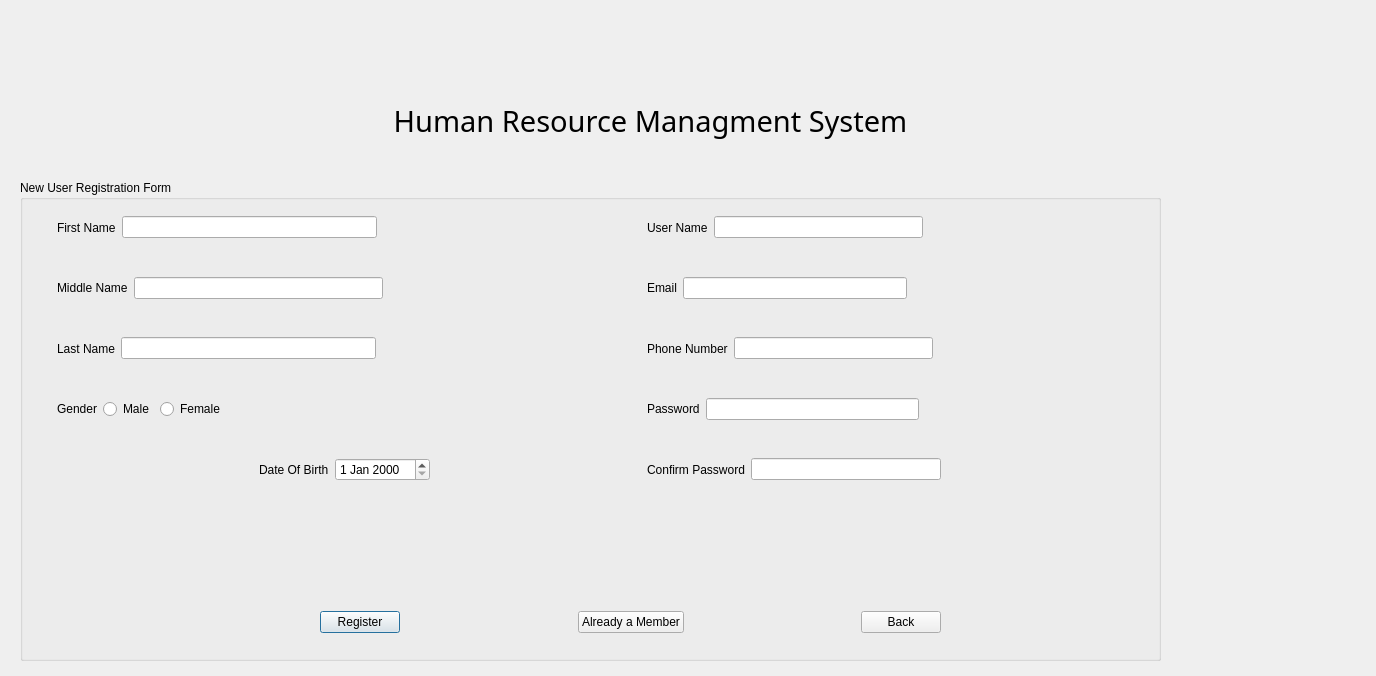
<?xml version="1.0" encoding="UTF-8"?>
<ui version="4.0">
 <class>Dialog</class>
 <widget class="QDialog" name="Dialog">
  <property name="geometry">
   <rect>
    <x>0</x>
    <y>0</y>
    <width>1376</width>
    <height>676</height>
   </rect>
  </property>
  <property name="windowTitle">
   <string>Dialog</string>
  </property>
  <widget class="QLabel" name="label">
   <property name="geometry">
    <rect>
     <x>360</x>
     <y>80</y>
     <width>581</width>
     <height>81</height>
    </rect>
   </property>
   <property name="font">
    <font>
     <family>Ravie</family>
     <pointsize>22</pointsize>
    </font>
   </property>
   <property name="text">
    <string>Human Resource Managment System</string>
   </property>
   <property name="alignment">
    <set>Qt::AlignCenter</set>
   </property>
   <property name="wordWrap">
    <bool>true</bool>
   </property>
  </widget>
  <widget class="QGroupBox" name="groupBox">
   <property name="geometry">
    <rect>
     <x>20</x>
     <y>180</y>
     <width>1141</width>
     <height>481</height>
    </rect>
   </property>
   <property name="title">
    <string>New User Registration Form</string>
   </property>
   <widget class="QWidget" name="layoutWidget_2">
    <property name="geometry">
     <rect>
      <x>610</x>
      <y>20</y>
      <width>501</width>
      <height>351</height>
     </rect>
    </property>
    <layout class="QVBoxLayout" name="verticalLayout_6">
     <item>
      <layout class="QHBoxLayout" name="horizontalLayout_6">
       <item>
        <spacer name="verticalSpacer_7">
         <property name="orientation">
          <enum>Qt::Vertical</enum>
         </property>
         <property name="sizeHint" stdset="0">
          <size>
           <width>17</width>
           <height>31</height>
          </size>
         </property>
        </spacer>
       </item>
       <item>
        <widget class="QLabel" name="label_8">
         <property name="text">
          <string>User Name</string>
         </property>
         <property name="buddy">
          <cstring>lineEdit_un</cstring>
         </property>
        </widget>
       </item>
       <item>
        <widget class="QLineEdit" name="lineEdit_un"/>
       </item>
       <item>
        <spacer name="horizontalSpacer">
         <property name="orientation">
          <enum>Qt::Horizontal</enum>
         </property>
         <property name="sizeHint" stdset="0">
          <size>
           <width>40</width>
           <height>20</height>
          </size>
         </property>
        </spacer>
       </item>
      </layout>
     </item>
     <item>
      <layout class="QHBoxLayout" name="horizontalLayout_7">
       <item>
        <spacer name="verticalSpacer_8">
         <property name="orientation">
          <enum>Qt::Vertical</enum>
         </property>
         <property name="sizeHint" stdset="0">
          <size>
           <width>17</width>
           <height>30</height>
          </size>
         </property>
        </spacer>
       </item>
       <item>
        <widget class="QLabel" name="label_11">
         <property name="text">
          <string>Email</string>
         </property>
        </widget>
       </item>
       <item>
        <widget class="QLineEdit" name="lineEdit_email">
         <property name="inputMethodHints">
          <set>Qt::ImhEmailCharactersOnly</set>
         </property>
        </widget>
       </item>
       <item>
        <spacer name="horizontalSpacer_2">
         <property name="orientation">
          <enum>Qt::Horizontal</enum>
         </property>
         <property name="sizeHint" stdset="0">
          <size>
           <width>40</width>
           <height>20</height>
          </size>
         </property>
        </spacer>
       </item>
      </layout>
     </item>
     <item>
      <layout class="QHBoxLayout" name="horizontalLayout_13">
       <item>
        <spacer name="verticalSpacer_13">
         <property name="orientation">
          <enum>Qt::Vertical</enum>
         </property>
         <property name="sizeHint" stdset="0">
          <size>
           <width>17</width>
           <height>31</height>
          </size>
         </property>
        </spacer>
       </item>
       <item>
        <widget class="QLabel" name="label_14">
         <property name="text">
          <string>Phone Number</string>
         </property>
        </widget>
       </item>
       <item>
        <widget class="QLineEdit" name="lineEdit_tell">
         <property name="inputMethodHints">
          <set>Qt::ImhDigitsOnly</set>
         </property>
        </widget>
       </item>
       <item>
        <spacer name="horizontalSpacer_3">
         <property name="orientation">
          <enum>Qt::Horizontal</enum>
         </property>
         <property name="sizeHint" stdset="0">
          <size>
           <width>40</width>
           <height>20</height>
          </size>
         </property>
        </spacer>
       </item>
      </layout>
     </item>
     <item>
      <layout class="QHBoxLayout" name="horizontalLayout_8">
       <item>
        <spacer name="verticalSpacer_10">
         <property name="orientation">
          <enum>Qt::Vertical</enum>
         </property>
         <property name="sizeHint" stdset="0">
          <size>
           <width>17</width>
           <height>31</height>
          </size>
         </property>
        </spacer>
       </item>
       <item>
        <widget class="QLabel" name="label_12">
         <property name="text">
          <string>Password</string>
         </property>
        </widget>
       </item>
       <item>
        <widget class="QLineEdit" name="lineEdit_pswrd">
         <property name="echoMode">
          <enum>QLineEdit::Password</enum>
         </property>
        </widget>
       </item>
       <item>
        <spacer name="horizontalSpacer_4">
         <property name="orientation">
          <enum>Qt::Horizontal</enum>
         </property>
         <property name="sizeHint" stdset="0">
          <size>
           <width>40</width>
           <height>20</height>
          </size>
         </property>
        </spacer>
       </item>
      </layout>
     </item>
     <item>
      <layout class="QHBoxLayout" name="horizontalLayout_9">
       <item>
        <spacer name="verticalSpacer_9">
         <property name="orientation">
          <enum>Qt::Vertical</enum>
         </property>
         <property name="sizeHint" stdset="0">
          <size>
           <width>17</width>
           <height>30</height>
          </size>
         </property>
        </spacer>
       </item>
       <item>
        <widget class="QLabel" name="label_13">
         <property name="text">
          <string>Confirm Password</string>
         </property>
        </widget>
       </item>
       <item>
        <widget class="QLineEdit" name="lineEdit_10">
         <property name="echoMode">
          <enum>QLineEdit::Password</enum>
         </property>
        </widget>
       </item>
       <item>
        <spacer name="horizontalSpacer_12">
         <property name="orientation">
          <enum>Qt::Horizontal</enum>
         </property>
         <property name="sizeHint" stdset="0">
          <size>
           <width>40</width>
           <height>20</height>
          </size>
         </property>
        </spacer>
       </item>
      </layout>
     </item>
     <item>
      <spacer name="verticalSpacer_11">
       <property name="orientation">
        <enum>Qt::Vertical</enum>
       </property>
       <property name="sizeHint" stdset="0">
        <size>
         <width>296</width>
         <height>31</height>
        </size>
       </property>
      </spacer>
     </item>
    </layout>
   </widget>
   <widget class="QWidget" name="layoutWidget">
    <property name="geometry">
     <rect>
      <x>20</x>
      <y>20</y>
      <width>591</width>
      <height>351</height>
     </rect>
    </property>
    <layout class="QVBoxLayout" name="verticalLayout_5">
     <item>
      <layout class="QHBoxLayout" name="horizontalLayout">
       <item>
        <spacer name="verticalSpacer">
         <property name="orientation">
          <enum>Qt::Vertical</enum>
         </property>
         <property name="sizeHint" stdset="0">
          <size>
           <width>17</width>
           <height>29</height>
          </size>
         </property>
        </spacer>
       </item>
       <item>
        <widget class="QLabel" name="label_4">
         <property name="text">
          <string>First Name</string>
         </property>
         <property name="buddy">
          <cstring>lineEdit_fn</cstring>
         </property>
        </widget>
       </item>
       <item>
        <widget class="QLineEdit" name="lineEdit_fn"/>
       </item>
       <item>
        <spacer name="horizontalSpacer_7">
         <property name="orientation">
          <enum>Qt::Horizontal</enum>
         </property>
         <property name="sizeHint" stdset="0">
          <size>
           <width>40</width>
           <height>20</height>
          </size>
         </property>
        </spacer>
       </item>
      </layout>
     </item>
     <item>
      <layout class="QHBoxLayout" name="horizontalLayout_2">
       <item>
        <spacer name="verticalSpacer_2">
         <property name="orientation">
          <enum>Qt::Vertical</enum>
         </property>
         <property name="sizeHint" stdset="0">
          <size>
           <width>17</width>
           <height>30</height>
          </size>
         </property>
        </spacer>
       </item>
       <item>
        <widget class="QLabel" name="label_3">
         <property name="text">
          <string>Middle Name</string>
         </property>
         <property name="buddy">
          <cstring>lineEdit_mn</cstring>
         </property>
        </widget>
       </item>
       <item>
        <widget class="QLineEdit" name="lineEdit_mn"/>
       </item>
       <item>
        <spacer name="horizontalSpacer_18">
         <property name="orientation">
          <enum>Qt::Horizontal</enum>
         </property>
         <property name="sizeHint" stdset="0">
          <size>
           <width>40</width>
           <height>20</height>
          </size>
         </property>
        </spacer>
       </item>
      </layout>
     </item>
     <item>
      <layout class="QHBoxLayout" name="horizontalLayout_3">
       <item>
        <spacer name="verticalSpacer_3">
         <property name="orientation">
          <enum>Qt::Vertical</enum>
         </property>
         <property name="sizeHint" stdset="0">
          <size>
           <width>17</width>
           <height>29</height>
          </size>
         </property>
        </spacer>
       </item>
       <item>
        <widget class="QLabel" name="label_5">
         <property name="text">
          <string>Last Name</string>
         </property>
         <property name="buddy">
          <cstring>lineEdit_ln</cstring>
         </property>
        </widget>
       </item>
       <item>
        <widget class="QLineEdit" name="lineEdit_ln"/>
       </item>
       <item>
        <spacer name="horizontalSpacer_8">
         <property name="orientation">
          <enum>Qt::Horizontal</enum>
         </property>
         <property name="sizeHint" stdset="0">
          <size>
           <width>40</width>
           <height>20</height>
          </size>
         </property>
        </spacer>
       </item>
      </layout>
     </item>
     <item>
      <layout class="QHBoxLayout" name="horizontalLayout_5">
       <item>
        <spacer name="verticalSpacer_4">
         <property name="orientation">
          <enum>Qt::Vertical</enum>
         </property>
         <property name="sizeHint" stdset="0">
          <size>
           <width>17</width>
           <height>29</height>
          </size>
         </property>
        </spacer>
       </item>
       <item>
        <widget class="QLabel" name="label_7">
         <property name="text">
          <string>Gender</string>
         </property>
         <property name="buddy">
          <cstring>radioButton_male</cstring>
         </property>
        </widget>
       </item>
       <item>
        <widget class="QRadioButton" name="radioButton_male">
         <property name="text">
          <string>Male</string>
         </property>
        </widget>
       </item>
       <item>
        <widget class="QRadioButton" name="radioButton_female">
         <property name="text">
          <string>Female</string>
         </property>
        </widget>
       </item>
       <item>
        <spacer name="horizontalSpacer_5">
         <property name="orientation">
          <enum>Qt::Horizontal</enum>
         </property>
         <property name="sizeHint" stdset="0">
          <size>
           <width>40</width>
           <height>20</height>
          </size>
         </property>
        </spacer>
       </item>
      </layout>
     </item>
     <item>
      <layout class="QHBoxLayout" name="horizontalLayout_10">
       <item>
        <spacer name="horizontalSpacer_6">
         <property name="orientation">
          <enum>Qt::Horizontal</enum>
         </property>
         <property name="sizeHint" stdset="0">
          <size>
           <width>40</width>
           <height>20</height>
          </size>
         </property>
        </spacer>
       </item>
       <item>
        <spacer name="verticalSpacer_6">
         <property name="orientation">
          <enum>Qt::Vertical</enum>
         </property>
         <property name="sizeHint" stdset="0">
          <size>
           <width>17</width>
           <height>30</height>
          </size>
         </property>
        </spacer>
       </item>
       <item>
        <widget class="QLabel" name="label_6">
         <property name="text">
          <string>Date Of Birth</string>
         </property>
        </widget>
       </item>
       <item>
        <widget class="QDateEdit" name="dateEdit_dob"/>
       </item>
       <item>
        <spacer name="horizontalSpacer_16">
         <property name="orientation">
          <enum>Qt::Horizontal</enum>
         </property>
         <property name="sizeHint" stdset="0">
          <size>
           <width>40</width>
           <height>20</height>
          </size>
         </property>
        </spacer>
       </item>
      </layout>
     </item>
     <item>
      <spacer name="verticalSpacer_12">
       <property name="orientation">
        <enum>Qt::Vertical</enum>
       </property>
       <property name="sizeHint" stdset="0">
        <size>
         <width>270</width>
         <height>29</height>
        </size>
       </property>
      </spacer>
     </item>
    </layout>
   </widget>
   <widget class="QWidget" name="">
    <property name="geometry">
     <rect>
      <x>300</x>
      <y>430</y>
      <width>621</width>
      <height>25</height>
     </rect>
    </property>
    <layout class="QHBoxLayout" name="horizontalLayout_4">
     <item>
      <widget class="QPushButton" name="pushButton">
       <property name="text">
        <string>Register</string>
       </property>
      </widget>
     </item>
     <item>
      <spacer name="horizontalSpacer_10">
       <property name="orientation">
        <enum>Qt::Horizontal</enum>
       </property>
       <property name="sizeHint" stdset="0">
        <size>
         <width>40</width>
         <height>20</height>
        </size>
       </property>
      </spacer>
     </item>
     <item>
      <widget class="QPushButton" name="pushButton_2">
       <property name="text">
        <string>Already a Member</string>
       </property>
      </widget>
     </item>
     <item>
      <spacer name="horizontalSpacer_11">
       <property name="orientation">
        <enum>Qt::Horizontal</enum>
       </property>
       <property name="sizeHint" stdset="0">
        <size>
         <width>40</width>
         <height>20</height>
        </size>
       </property>
      </spacer>
     </item>
     <item>
      <widget class="QPushButton" name="pushButton_3">
       <property name="text">
        <string>Back</string>
       </property>
      </widget>
     </item>
    </layout>
   </widget>
  </widget>
 </widget>
 <resources/>
 <connections/>
</ui>
